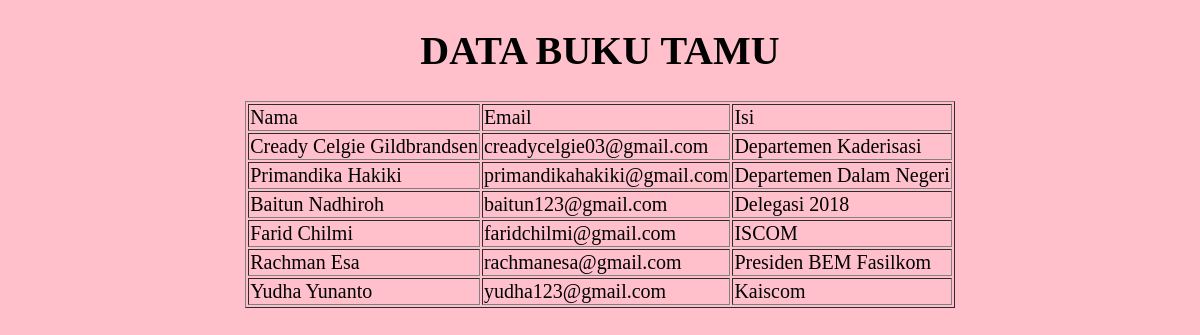
Page /tampil.php on the earlier database version.
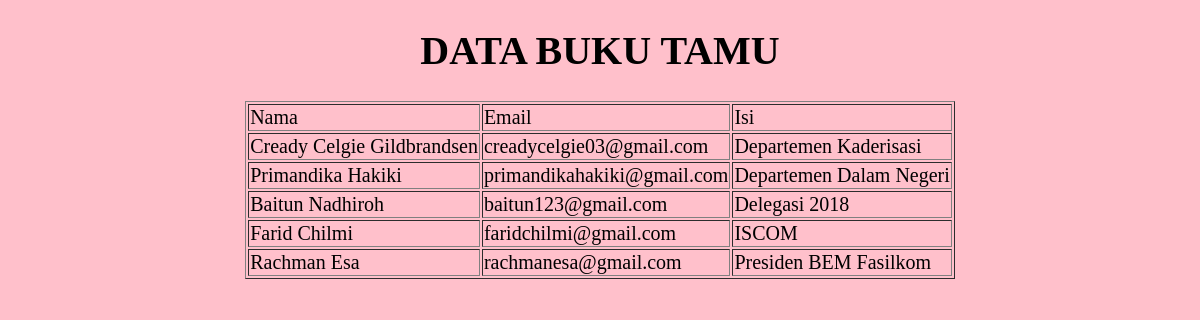
Same page on the later database version.
### tables this page shows
CREATE TABLE `bukutamu` (
  `id_bt` int(10) UNSIGNED NOT NULL,
  `nama` varchar(200) NOT NULL,
  `email` varchar(50) NOT NULL,
  `isi` text NOT NULL
);

### tampil.php (the view, shortened to what this page needs)
<!DOCTYPE html>
<html>
<head>
</head>
<body>
	<center>
		<h1> DATA BUKU TAMU </h1>
		<table border="1">
			<tr>
				<td> Nama </td>
				<td> Email </td>
				<td> Isi </td>
			</tr>
			<?php
			include ("koneksi.php");
			$sql="SELECT * FROM bukutamu";
			$result=mysqli_query($conn, $sql);
			while($tamu=mysqli_fetch_array($result)) {
			echo "<tr>";
			echo "<td>".$tamu['nama']."</td>";
			echo "<td>".$tamu['email']."</td>";
			echo "<td>".$tamu['isi']."</td>";
			echo "</tr>";
			}
			?>
		</table>
	</center>
</body>
</html>

### tampil.php (style rules this page uses)
body { background-color: pink; font-size: 20px; }

Differences in the rows shown:
removed bukutamu: nama "Yudha Yunanto", email "yudha123@gmail.com", isi "Kaiscom"
